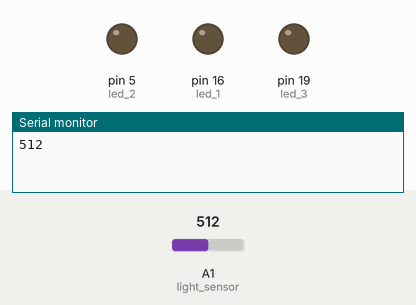
A sketch run on a simulated Arduino Uno, built with avr-gcc and run on an emulated ATmega328P. Parts: output pins drawn as LEDs (lit = HIGH), the last lines printed to the serial monitor. The inputs (shaded band) are chosen by the test bench; at power-on: A1 (light_sensor) = 512.

Above: at 0.1 s.
At 1.1 s:
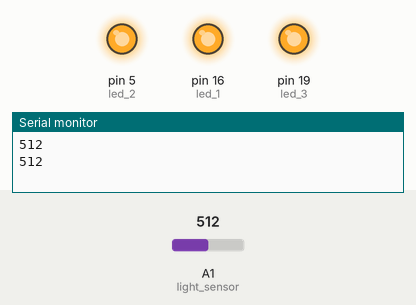
Timing chart, 0 to 2.6 s (numbered marks = the images above):
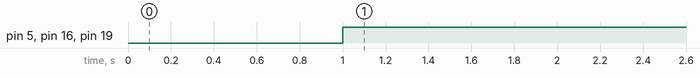

The sketch:

arduino_light_20230926.ino
```cpp
int led_1=16;
int led_2=5;
int led_3=19;
int light_sensor=15;

void setup() {

  pinMode( led_1, OUTPUT);
  pinMode( led_2, OUTPUT);
  pinMode( led_3, OUTPUT);
  pinMode( light_sensor, INPUT);
  Serial.begin(9600);
}

void loop() {
  // put your main code here, to run repeatedly:
  int val=analogRead(light_sensor);
  Serial.println(val);
  delay(1000);

  if(val>4000){
    digitalWrite(led_1,LOW);
    digitalWrite(led_2,LOW);
    digitalWrite(led_3,LOW);
  }else if(val>3700){
    digitalWrite(led_1,HIGH);
    digitalWrite(led_2,LOW);
    digitalWrite(led_3,LOW);
  }else if(val>3300){
    digitalWrite(led_1,HIGH);
    digitalWrite(led_2,HIGH);
    digitalWrite(led_3,LOW);
  }else{
    digitalWrite(led_1,HIGH);
    digitalWrite(led_2,HIGH);
    digitalWrite(led_3,HIGH);
  }
  //delay(1000);
}
```

Measured:
- by itself, pin 5 (led_2), pin 16 (led_1), pin 19 (led_3): LOW → HIGH at 1.0 s
